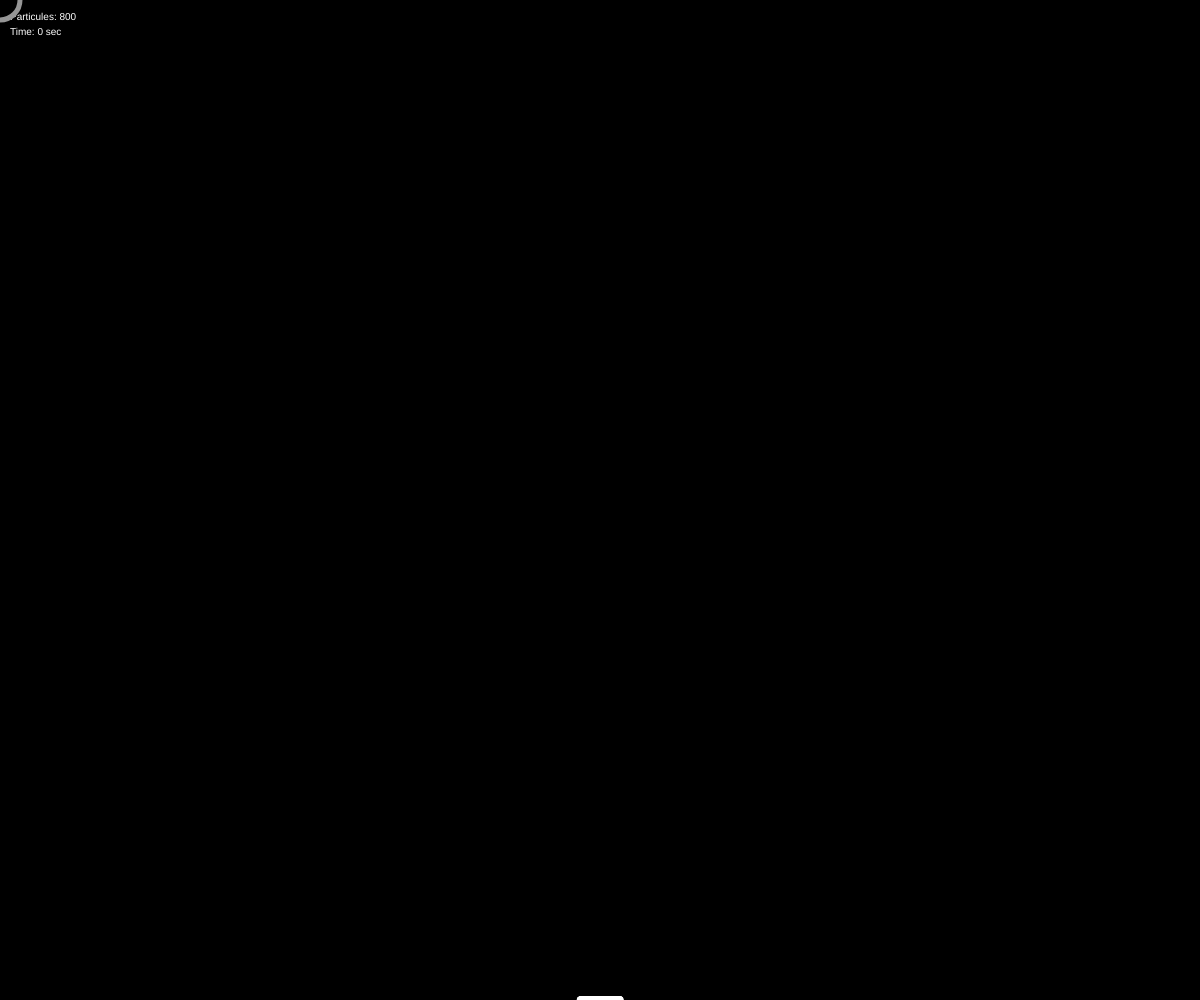
Frame 1 (no input)
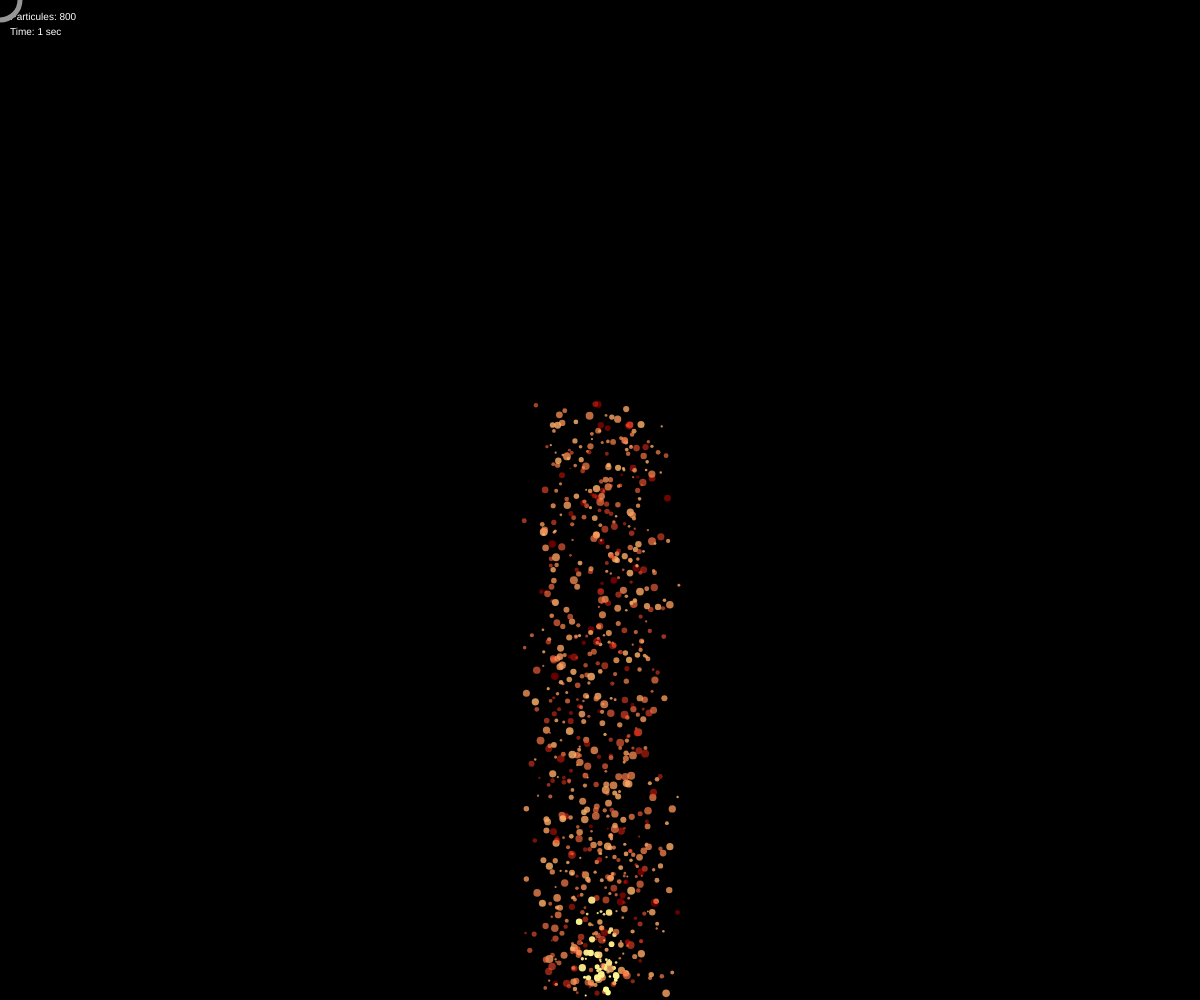
Frame 60 (no input)
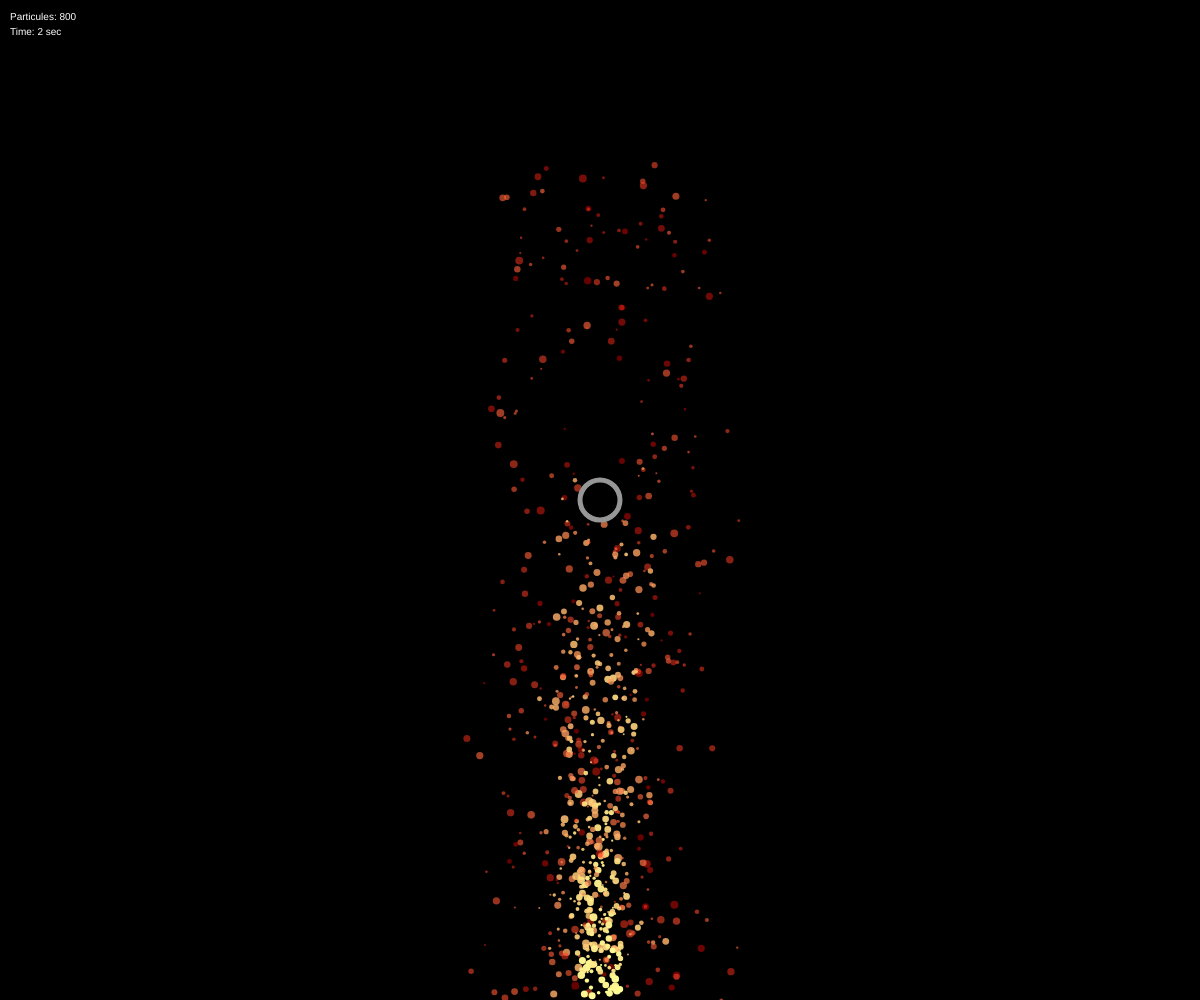
Frame 120 (the mouse pressed at the canvas centre since frame 60)

The p5.js sketch that drew these frames (run headless with seeded random() and noise() and a simulated clock; from frame 60 on, the mouse is pressed at the canvas centre):

// p5.js sketch
// ── sketch.js
// Sujet: initiation aux systèmes de particules...
//
var balls = [];
var maxBalls;
var gravity;
var score, timer;
var obsx, obsy; // position de l'obstacle...
//***************************************************
function setup() {
  createCanvas(windowWidth, windowHeight);
  maxBalls = 800;
  gravity = 0.1;
  timer = 0;

  for (var i = 0; i < maxBalls; i++) {
    balls[i] = new Ball();
    balls[i].init();
  }
}
//***************************************************
function draw() {
  background(0);

  for (var i = 0; i < maxBalls; i++) {
    balls[i].drawBall();
  }

  timer++;
  afficheTexte();
  afficheObstacle();
}
//***************************************************
function afficheTexte() {
  textSize(10);
  fill(255);
  text("Particules: " + maxBalls, 10, 20);
  text("Time: " + floor(timer / 60) + " sec", 10, 35);
}
//***************************************************
function afficheObstacle() {
  obsx = mouseX;
  obsy = mouseY;
  fill(0);
  strokeWeight(5);
  stroke(150);
  ellipse(obsx, obsy, 40);
}
//***************************************************
function Ball() {
  this.init = function() {
    this.life = random(50, 200);
    this.lifeMax = this.life;
    this.couleur = color(255, 255, 255);
    this.posx = random(windowWidth / 2 - 20, windowWidth / 2 + 20);
    this.posy = windowHeight;
    this.vx = random(-1, 1);
    this.vy = random(-13, -3);
    this.taille = random(2, 8);
  }
  this.drawBall = function() {
    noStroke();
    fill(this.couleur);
    ellipse(this.posx, this.posy, this.taille);
    this.update();
  }
  this.update = function() {
    if (this.posy > windowHeight || this.life < 0) {
      this.init();
    }
    this.posx += this.vx;
    this.posy += this.vy;
    this.vy += gravity;
    this.life--;
    // les composantes couleurs Verte et Bleue changent avec la vie de la particule
    var cgreen = map(this.life, this.lifeMax, 0, 255, 0);
    var cblue = map(this.life, this.lifeMax, 0, 150, 0);
    var calpha = map(this.life, this.lifeMax, 0, 255, 100);
    this.couleur = color(255, cgreen, cblue, calpha);
    // test de collision avec l'obstacle mobile...
    if (dist(this.posx, this.posy, obsx, obsy) < 20) {
      this.vy = -this.vy;
    }
  }
}
//***************************************************
function windowResized() {
  resizeCanvas(windowWidth, windowHeight);
}
//***************************************************
